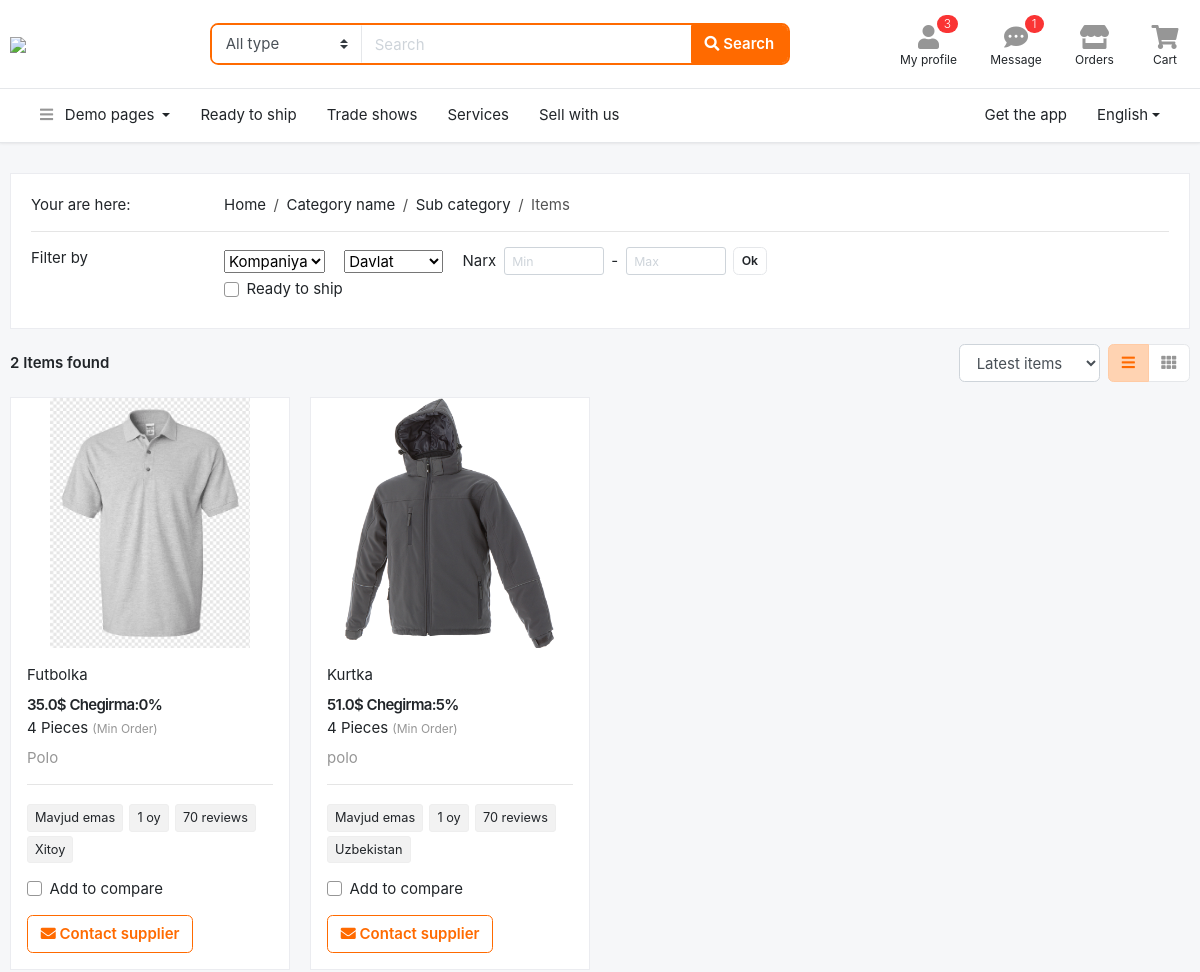
The app's page /home/bolim/4/ (upper part), older data.
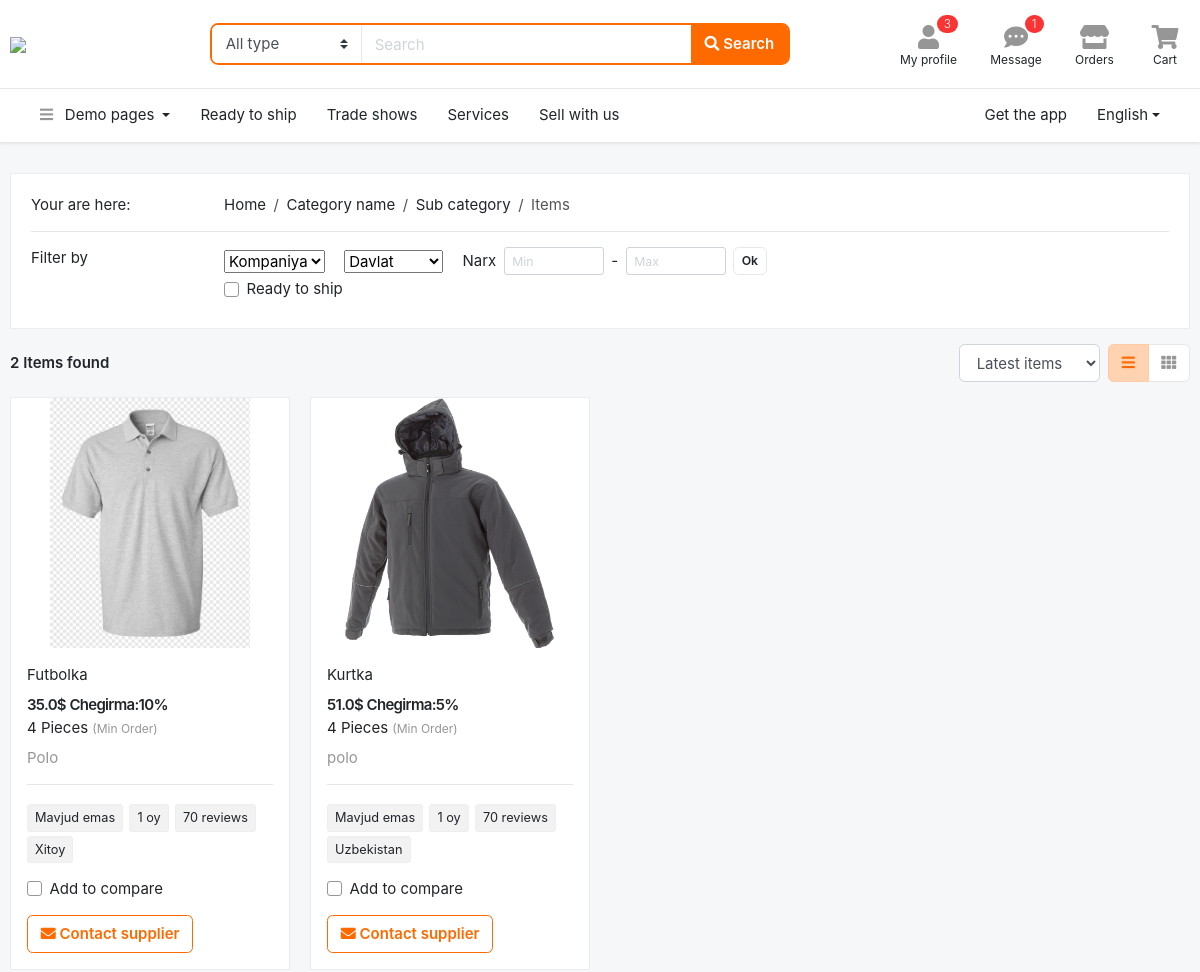
The same page, newer data.
### asosiy/models.py (models this page shows, shortened)
class Mahsulot(models.Model):
    nom = models.CharField(max_length=100)
    narx = models.FloatField()
    chegirma = models.PositiveIntegerField(default=0)
    batafsil = models.TextField()
    brend = models.CharField(max_length=30)
    kafolat = models.CharField(max_length=30)
    yetkazish = models.CharField(max_length=30)
    mavjud = models.BooleanField(default=True)
    bolim = models.ForeignKey(Bolim, on_delete=models.CASCADE)
    davlat = models.CharField(max_length=50,null=True,default='Uzbekistan')

class Media(models.Model):
    rasm = models.FileField()
    mahsulot = models.ForeignKey(Mahsulot, on_delete=models.CASCADE, related_name='rasmlar')

### asosiy/views.py (the view)
# urls.py: path('bolim/<int:son>/',BolimMahsulotlariView.as_view()),
class BolimMahsulotlariView(View):  #//
    def get(self, request, son):
        natija = Mahsulot.objects.filter(bolim__id = son)
        kom = request.GET.get('k')
        dav = request.GET.get('d')
        min = request.GET.get('kichik')
        max = request.GET.get('katta')
        if kom:
            natija = natija.filter(brend=kom)
        if dav:
            natija = natija.filter(davlat=dav)
        if min and max:
            natija = natija.filter(narx__gt = max,narx__lt = min)
        content = {
            'mahsulotlar': natija
        }
        return render(request, 'page-listing-grid.html',content)

### templates/page-listing-grid.html (shortened to what this page needs)
{% extends "header.html" %}
{% block content %}
<section class="section-content padding-y">
<div class="container">
<div class="card mb-3">
  <div class="card-body">
<div class="row">
  <div class="col-md-2"> Your are here: </div>
  <nav class="col-md-8">
  <ol class="breadcrumb">
      <li class="breadcrumb-item"><a href="#">Home</a></li>
      <li class="breadcrumb-item"><a href="#">Category name</a></li>
      <li class="breadcrumb-item"><a href="#">Sub category</a></li>
      <li class="breadcrumb-item active" aria-current="page">Items</li>
  </ol>
  </nav>
</div>
<hr>
<div class="row">
  <div class="col-md-2">Filter by</div>
   <form method="get">
  <div class="col-md-10">
    <ul class="list-inline">
     <select name="k" class="list-inline-item mr-3 dropdown"><a href="#" class="dropdown-toggle" data-toggle="dropdown">   Kompaniya </a>
        <option value="" selected disabled>Kompaniya</option>
        </select>
        <select name="d" class="list-inline-item mr-3 dropdown"><a href="#" class="dropdown-toggle" data-toggle="dropdown">   Davlat </a>
        <option value="" selected disabled>Davlat</option>
        </select>
      <li class="list-inline-item mr-3">
        <div class="form-inline">
          <label class="mr-2">Narx</label>
        <input class="form-control form-control-sm" placeholder="Min" type="number" name="kichik">
          <span class="px-2"> - </span>
        <input class="form-control form-control-sm" placeholder="Max" type="number" name="katta">
        <button type="submit" class="btn btn-sm btn-light ml-2">Ok</button>
      </div>
      </li>
      <li class="list-inline-item mr-3">
        <label class="custom-control mt-1 custom-checkbox">
        <div class="custom-control-label">Ready to ship
        </div>
      </label>
      </li>
    </ul>
  </div>
       </form>
</div>
  </div>
</div>
<header class="mb-3">
		<div class="form-inline">
			<strong class="mr-md-auto">{{mahsulotlar.count}} Items found </strong>
			<select class="mr-2 form-control">
				<option>Latest items</option>
			</select>
			<div class="btn-group">
				<a href="page-listing-grid.html" class="btn btn-light active" data-toggle="tooltip" title="List view">
					<i class="fa fa-bars"></i></a>
				<a href="page-listing-large.html" class="btn btn-light" data-toggle="tooltip" title="Grid view">
					<i class="fa fa-th"></i></a>
			</div>
		</div>
</header>
<div class="row">
{% for m in mahsulotlar %}
	<div class="col-md-3">
		<figure class="card card-product-grid">
			<div class="img-wrap">
				<img src="{{m.rasmlar.first.rasm.url}}">
			</div>
			<figcaption class="info-wrap">
					<a href="#" class="title mb-2">{{m.nom}}</a>
					<div class="price-wrap">
						<span class="price">{{m.narx}}$</span>
						<span class="price">Chegirma:{{m.chegirma}}%</span>
					</div>
					<p class="mb-2"> 4 Pieces  <small class="text-muted">(Min Order)</small></p>
					<p class="text-muted ">{{m.brend}}</p>
					<hr>
					<p class="mb-3">
						{% if mahsulot.mavjud %}
						<span class = "tag"><i class = "fa fa-check"></i>Mavjud</span>
						{% else %}
						<span class = "tag">Mavjud emas</span>
						{% endif %}
						<span class="tag"> {{m.kafolat}} </span>
						<span class="tag"> 70 reviews </span>
						<span class="tag"> {{m.davlat}} </span>
					</p>
					<label class="custom-control mb-3 custom-checkbox">
					  <div class="custom-control-label">Add to compare
					  </div>
					</label>
					<a href="#" class="btn btn-outline-primary"> <i class="fa fa-envelope"></i> Contact supplier </a>
			</figcaption>
		</figure>
	</div>
	{% endfor %}
</div>
</div>
</section>
{% endblock %}

Row changes from the older to the newer data that the page shows:
changed Mahsulot "Futbolka": chegirma "0" → "10"
